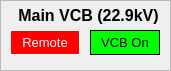
  <widget class="QFrame" name="frame_7" >
   <property name="geometry" >
    <rect>
     <x>0</x>
     <y>10</y>
     <width>171</width>
     <height>71</height>
    </rect>
   </property>
   <property name="frameShape" >
    <enum>QFrame::StyledPanel</enum>
   </property>
   <property name="frameShadow" >
    <enum>QFrame::Raised</enum>
   </property>
   <widget class="QLabel" name="lbMVCB" >
    <property name="geometry" >
     <rect>
      <x>3</x>
      <y>0</y>
      <width>171</width>
      <height>30</height>
     </rect>
    </property>
    <property name="font" >
     <font>
      <pointsize>12</pointsize>
      <weight>75</weight>
      <bold>true</bold>
     </font>
    </property>
    <property name="frameShape" >
     <enum>QFrame::NoFrame</enum>
    </property>
    <property name="frameShadow" >
     <enum>QFrame::Raised</enum>
    </property>
    <property name="text" >
     <string>Main VCB (22.9kV)</string>
    </property>
    <property name="alignment" >
     <set>Qt::AlignCenter</set>
    </property>
   </widget>
   <widget class="CALabel" name="calbMVCB_2" >
    <property name="geometry" >
     <rect>
      <x>90</x>
      <y>30</y>
      <width>70</width>
      <height>25</height>
     </rect>
    </property>
    <property name="palette" >
     <palette>
      <active>
       <colorrole role="Window" >
        <brush brushstyle="SolidPattern" >
         <color alpha="255" >
          <red>0</red>
          <green>255</green>
          <blue>0</blue>
         </color>
        </brush>
       </colorrole>
      </active>
      <inactive>
       <colorrole role="Window" >
        <brush brushstyle="SolidPattern" >
         <color alpha="255" >
          <red>0</red>
          <green>255</green>
          <blue>0</blue>
         </color>
        </brush>
       </colorrole>
      </inactive>
      <disabled>
       <colorrole role="Window" >
        <brush brushstyle="SolidPattern" >
         <color alpha="255" >
          <red>239</red>
          <green>239</green>
          <blue>239</blue>
         </color>
        </brush>
       </colorrole>
      </disabled>
     </palette>
    </property>
    <property name="font" >
     <font>
      <pointsize>10</pointsize>
     </font>
    </property>
    <property name="autoFillBackground" >
     <bool>true</bool>
    </property>
    <property name="frameShape" >
     <enum>QFrame::Box</enum>
    </property>
    <property name="text" >
     <string>VCB On</string>
    </property>
    <property name="alignment" >
     <set>Qt::AlignCenter</set>
    </property>
    <property name="pvname" >
     <string>EC1_PCPS_STAT_MVCBON</string>
    </property>
    <property name="cmode" stdset="0" >
     <enum>CALabel::Alarm</enum>
    </property>
    <property name="fillcol" stdset="0" >
     <color>
      <red>0</red>
      <green>255</green>
      <blue>0</blue>
     </color>
    </property>
    <property name="ttdmode" stdset="0" >
     <enum>CALabel::Show</enum>
    </property>
    <property name="truelabel" >
     <string>VCB On</string>
    </property>
    <property name="falselabel" >
     <string>VCB Off</string>
    </property>
    <property name="dbrequest" stdset="0" >
     <enum>CALabel::DBRGDBL</enum>
    </property>
   </widget>
   <widget class="CALabel" name="calbMVCB_1" >
    <property name="geometry" >
     <rect>
      <x>10</x>
      <y>30</y>
      <width>70</width>
      <height>25</height>
     </rect>
    </property>
    <property name="palette" >
     <palette>
      <active>
       <colorrole role="WindowText" >
        <brush brushstyle="SolidPattern" >
         <color alpha="255" >
          <red>255</red>
          <green>255</green>
          <blue>255</blue>
         </color>
        </brush>
       </colorrole>
       <colorrole role="Window" >
        <brush brushstyle="SolidPattern" >
         <color alpha="255" >
          <red>255</red>
          <green>0</green>
          <blue>0</blue>
         </color>
        </brush>
       </colorrole>
      </active>
      <inactive>
       <colorrole role="WindowText" >
        <brush brushstyle="SolidPattern" >
         <color alpha="255" >
          <red>255</red>
          <green>255</green>
          <blue>255</blue>
         </color>
        </brush>
       </colorrole>
       <colorrole role="Window" >
        <brush brushstyle="SolidPattern" >
         <color alpha="255" >
          <red>255</red>
          <green>0</green>
          <blue>0</blue>
         </color>
        </brush>
       </colorrole>
      </inactive>
      <disabled>
       <colorrole role="WindowText" >
        <brush brushstyle="SolidPattern" >
         <color alpha="255" >
          <red>128</red>
          <green>128</green>
          <blue>128</blue>
         </color>
        </brush>
       </colorrole>
       <colorrole role="Window" >
        <brush brushstyle="SolidPattern" >
         <color alpha="255" >
          <red>239</red>
          <green>239</green>
          <blue>239</blue>
         </color>
        </brush>
       </colorrole>
      </disabled>
     </palette>
    </property>
    <property name="font" >
     <font>
      <pointsize>10</pointsize>
     </font>
    </property>
    <property name="autoFillBackground" >
     <bool>true</bool>
    </property>
    <property name="frameShape" >
     <enum>QFrame::Box</enum>
    </property>
    <property name="text" >
     <string>Remote</string>
    </property>
    <property name="alignment" >
     <set>Qt::AlignCenter</set>
    </property>
    <property name="pvname" >
     <string>EC1_PCPS_STAT_MVCBREM</string>
    </property>
    <property name="cmode" stdset="0" >
     <enum>CALabel::Alarm</enum>
    </property>
    <property name="fillcol" stdset="0" >
     <color>
      <red>255</red>
      <green>0</green>
      <blue>0</blue>
     </color>
    </property>
    <property name="ttdmode" stdset="0" >
     <enum>CALabel::Show</enum>
    </property>
    <property name="truelabel" >
     <string>Remote</string>
    </property>
    <property name="falselabel" >
     <string>Local</string>
    </property>
    <property name="dbrequest" stdset="0" >
     <enum>CALabel::DBRGDBL</enum>
    </property>
   </widget>
  </widget>
